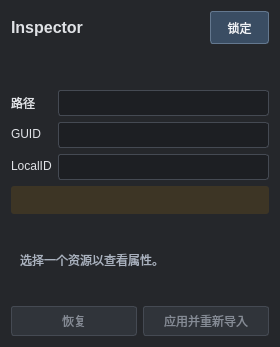
<?xml version='1.0' encoding='UTF-8'?>
<ui version="4.0">
  <class>InspectorUIWindow</class>
  <widget class="QWidget" name="InspectorUIWindow">
    <property name="minimumSize">
      <size>
        <width>280</width>
        <height>240</height>
      </size>
    </property>
    <property name="styleSheet">
      <string>QWidget#InspectorUIWindow,QWidget#propertyBody,QWidget#TextureInspectorForm,QWidget#AssetInfoInspectorForm,QWidget#GameObjectInspectorForm,QWidget#componentHost,QWidget#scenePage,QWidget#sceneHost { background:#25272b; color:#e0e2e6; }
QLabel,QCheckBox,QGroupBox { color:#e0e2e6; }
QLabel#assetNameLabel { font-size:16px; font-weight:bold; }
QLabel#typeLabel,QLabel#stateLabel { color:#b8c7d8; }
QLabel#messageLabel { background:#3d3525; color:#f2d89b; border-radius:3px; padding:7px; }
QLabel#emptyLabel { color:#aab2bf; }
QLineEdit,QComboBox,QTreeWidget,QDoubleSpinBox,QSpinBox,QPlainTextEdit { background:#1d1f23; color:#e0e2e6; border:1px solid #454a53; border-radius:3px; padding:4px; }
QComboBox QAbstractItemView { background:#25272b; color:#e0e2e6; selection-background-color:#3a526d; }
QLineEdit:focus,QComboBox:focus { border-color:#7fa8d2; }
QPushButton,QToolButton { background:#3a4d63; color:#f1f4f8; border:1px solid #64788f; border-radius:3px; padding:5px 12px; }
QPushButton:disabled { color:#858b95; background:#30343a; border-color:#454a53; }
QToolButton:checked { background:#496c91; }
QGroupBox { border:1px solid #454a53; border-radius:3px; margin-top:10px; padding-top:8px; }
QGroupBox::title { subcontrol-origin:margin; padding:0 5px; }
QHeaderView::section { background:#30343a; color:#cbd0d8; border:0; padding:5px; }
QTreeWidget::item { min-height:22px; }
QScrollArea { border:0; background:#25272b; }
QScrollBar:vertical { background:#25272b; width:12px; margin:0; }
QScrollBar::handle:vertical { background:#555e6b; min-height:24px; border-radius:3px; }
QScrollBar::add-line:vertical,QScrollBar::sub-line:vertical { height:0; }
QScrollBar::add-page:vertical,QScrollBar::sub-page:vertical { background:#25272b; }
QLineEdit:disabled,QComboBox:disabled,QDoubleSpinBox:disabled,QSpinBox:disabled,QPlainTextEdit:disabled { color:#89919c; background:#24262a; border-color:#383c43; }
QTabWidget::pane { border:1px solid #454a53; background:#25272b; }
QTabBar::tab { color:#bdc5d0; background:#30343a; padding:7px 10px; }
QTabBar::tab:selected { color:#ffffff; background:#3a526d; }</string>
    </property>
    <layout class="QVBoxLayout" name="mainLayout">
      <item>
        <widget class="QWidget" name="assetHeader">
          <layout class="QHBoxLayout" name="headerLayout">
            <property name="bottomMargin">
              <number>0</number>
            </property>
            <property name="rightMargin">
              <number>0</number>
            </property>
            <property name="topMargin">
              <number>0</number>
            </property>
            <property name="leftMargin">
              <number>0</number>
            </property>
            <item>
              <widget class="QLabel" name="assetNameLabel">
                <property name="text">
                  <string>Inspector</string>
                </property>
                <property name="textFormat">
                  <enum>Qt::PlainText</enum>
                </property>
                <property name="wordWrap">
                  <bool>true</bool>
                </property>
              </widget>
            </item>
            <item>
              <widget class="QToolButton" name="lockButton">
                <property name="text">
                  <string>锁定</string>
                </property>
                <property name="checkable">
                  <bool>true</bool>
                </property>
                <property name="toolTip">
                  <string>锁定当前检查目标，选择其他资源或场景节点时保持当前显示。</string>
                </property>
              </widget>
            </item>
          </layout>
        </widget>
      </item>
      <item>
        <widget class="QWidget" name="diagnosticsHost">
          <property name="visible">
            <bool>false</bool>
          </property>
          <layout class="QVBoxLayout" name="diagnosticsLayout">
            <property name="leftMargin">
              <number>0</number>
            </property>
            <property name="topMargin">
              <number>0</number>
            </property>
            <property name="rightMargin">
              <number>0</number>
            </property>
            <property name="bottomMargin">
              <number>0</number>
            </property>
            <item>
              <widget class="QLabel" name="typeLabel">
                <property name="text">
                  <string />
                </property>
                <property name="textFormat">
                  <enum>Qt::PlainText</enum>
                </property>
                <property name="wordWrap">
                  <bool>true</bool>
                </property>
              </widget>
            </item>
            <item>
              <widget class="QLabel" name="stateLabel">
                <property name="text">
                  <string />
                </property>
                <property name="textFormat">
                  <enum>Qt::PlainText</enum>
                </property>
                <property name="wordWrap">
                  <bool>true</bool>
                </property>
              </widget>
            </item>
            <item>
              <layout class="QFormLayout" name="identityLayout">
                <item row="0" column="0">
                  <widget class="QLabel" name="pathEditLabel">
                    <property name="text">
                      <string>路径</string>
                    </property>
                    <property name="textFormat">
                      <enum>Qt::PlainText</enum>
                    </property>
                    <property name="wordWrap">
                      <bool>true</bool>
                    </property>
                  </widget>
                </item>
                <item row="0" column="1">
                  <widget class="QLineEdit" name="pathEdit">
                    <property name="readOnly">
                      <bool>true</bool>
                    </property>
                  </widget>
                </item>
                <item row="1" column="0">
                  <widget class="QLabel" name="guidEditLabel">
                    <property name="text">
                      <string>GUID</string>
                    </property>
                    <property name="textFormat">
                      <enum>Qt::PlainText</enum>
                    </property>
                    <property name="wordWrap">
                      <bool>true</bool>
                    </property>
                  </widget>
                </item>
                <item row="1" column="1">
                  <widget class="QLineEdit" name="guidEdit">
                    <property name="readOnly">
                      <bool>true</bool>
                    </property>
                  </widget>
                </item>
                <item row="2" column="0">
                  <widget class="QLabel" name="localIDEditLabel">
                    <property name="text">
                      <string>LocalID</string>
                    </property>
                    <property name="textFormat">
                      <enum>Qt::PlainText</enum>
                    </property>
                    <property name="wordWrap">
                      <bool>true</bool>
                    </property>
                  </widget>
                </item>
                <item row="2" column="1">
                  <widget class="QLineEdit" name="localIDEdit">
                    <property name="readOnly">
                      <bool>true</bool>
                    </property>
                  </widget>
                </item>
              </layout>
            </item>
          </layout>
        </widget>
      </item>
      <item>
        <widget class="QLabel" name="messageLabel">
          <property name="text">
            <string />
          </property>
          <property name="textFormat">
            <enum>Qt::PlainText</enum>
          </property>
          <property name="wordWrap">
            <bool>true</bool>
          </property>
        </widget>
      </item>
      <item>
        <widget class="QStackedWidget" name="contentStack">
          <widget class="QWidget" name="emptyPage">
            <layout class="QVBoxLayout" name="emptyLayout">
              <item>
                <widget class="QLabel" name="emptyLabel">
                  <property name="text">
                    <string>选择一个资源以查看属性。</string>
                  </property>
                  <property name="textFormat">
                    <enum>Qt::PlainText</enum>
                  </property>
                  <property name="wordWrap">
                    <bool>true</bool>
                  </property>
                </widget>
              </item>
            </layout>
          </widget>
          <widget class="QWidget" name="propertiesPage">
            <layout class="QVBoxLayout" name="propertiesLayout">
              <item>
                <widget class="QScrollArea" name="propertyScroll">
                  <property name="widgetResizable">
                    <bool>true</bool>
                  </property>
                  <widget class="QWidget" name="propertyBody">
                    <layout class="QVBoxLayout" name="bodyLayout">
                      <item>
                        <widget class="QWidget" name="textureHost">
                          <layout class="QVBoxLayout" name="textureHostLayout" />
                        </widget>
                      </item>
                      <item>
                        <widget class="QWidget" name="infoHost">
                          <layout class="QVBoxLayout" name="infoHostLayout" />
                        </widget>
                      </item>
                    </layout>
                  </widget>
                </widget>
              </item>
            </layout>
          </widget>
          <widget class="QWidget" name="scenePage">
            <layout class="QVBoxLayout" name="sceneLayout">
              <property name="leftMargin">
                <number>0</number>
              </property>
              <property name="topMargin">
                <number>0</number>
              </property>
              <property name="rightMargin">
                <number>0</number>
              </property>
              <property name="bottomMargin">
                <number>0</number>
              </property>
              <item>
                <widget class="QWidget" name="sceneHost">
                  <layout class="QVBoxLayout" name="sceneHostLayout">
                    <property name="leftMargin">
                      <number>0</number>
                    </property>
                    <property name="topMargin">
                      <number>0</number>
                    </property>
                    <property name="rightMargin">
                      <number>0</number>
                    </property>
                    <property name="bottomMargin">
                      <number>0</number>
                    </property>
                  </layout>
                </widget>
              </item>
            </layout>
          </widget>
        </widget>
      </item>
      <item>
        <layout class="QHBoxLayout" name="footerLayout">
          <item>
            <widget class="QPushButton" name="revertButton">
              <property name="text">
                <string>恢复</string>
              </property>
              <property name="enabled">
                <bool>false</bool>
              </property>
            </widget>
          </item>
          <item>
            <widget class="QPushButton" name="applyButton">
              <property name="text">
                <string>应用并重新导入</string>
              </property>
              <property name="enabled">
                <bool>false</bool>
              </property>
            </widget>
          </item>
        </layout>
      </item>
    </layout>
    <action name="inspectorModeAction">
      <property name="text">
        <string>检查模式</string>
      </property>
    </action>
    <action name="normalInspectorAction">
      <property name="text">
        <string>普通模式</string>
      </property>
    </action>
    <action name="debugInspectorAction">
      <property name="text">
        <string>调试模式</string>
      </property>
    </action>
  </widget>
  <resources />
  <connections />
</ui>
